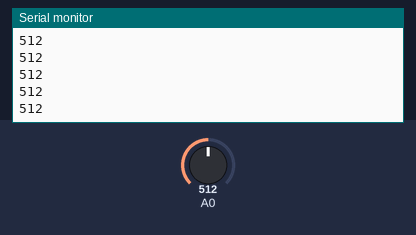
Recording of a program running on a simulated ESP8266 (NodeMCU). Parts: the last lines printed to the serial monitor. The test bench sets the inputs (shaded band); at power-on: A0 = 512. WiFi joins after 1.5 s; servers stay silent unless stated; no MQTT or app messages arrive unless stated; not simulated (calls return 0 or success): ../lib/credentials.h; names the files do not define were given values by the test bench: mqttPort = 1883.

Above: at 2.7 s.
2.8 s: A0 set to 716
At 2.86 s:
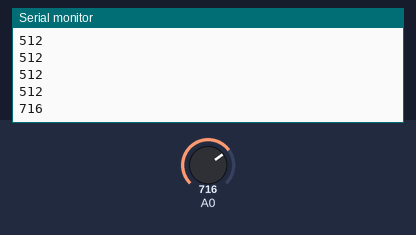
4.3 s: A0 set to 900
At 4.37 s:
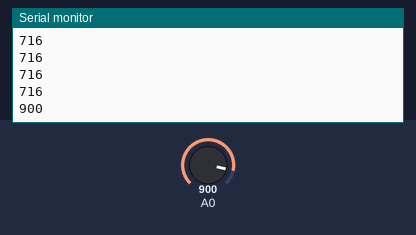
Timing chart, 0 to 7.3 s (numbered marks = the images above; inputs shaded):
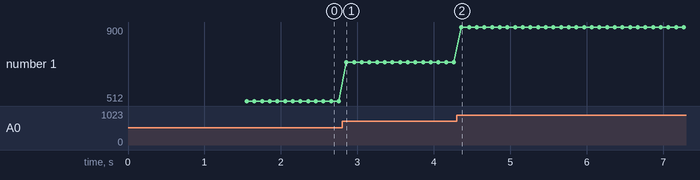

The program:

main.cpp
```cpp
#include <ESP8266WiFi.h>
#include <PubSubClient.h>
#include "../lib/credentials.h"

const char* ID = "nodemcu03";               // Device ID
const char* TOPIC = "node/nodemcu03";
const char* NODESTATUS = "node/status";

int OB_LED = 16;        // Assign LED1 to pin GPIO2
int MQTT_LED = 2;    // Assign LED1 to pin GPIO16

int ob_sts = HIGH;

unsigned long lasttime = 0;

// const char* mqttUser = "otfxknod";
// const char* mqttPassword = "nSuUc1dDLygF";

// WiFiClientSecure espClient;
WiFiClient espClient;
PubSubClient client(espClient);

// BearSSL::X509List cert(ca_crt);

void callback(char* topic, byte* payload, unsigned int length) {
  Serial.print("Message arrived [");
  Serial.print(topic);
  Serial.print("] ");
  for (unsigned int i = 0; i < length; i++) {
    Serial.print((char)payload[i]);
  }
  Serial.println();
  ob_sts = LOW;
}

void wifi_connect(){
  WiFi.begin(SSID, PASSWORD);

  while (WiFi.status() != WL_CONNECTED) {
    delay(500);
  }
}

void mqtt_connect() {
  digitalWrite(MQTT_LED, LOW);

  while (!client.connected()) {
    if (client.connect(ID)) {
      digitalWrite(MQTT_LED, HIGH);

      client.publish(NODESTATUS, ID); // Update Node Status
      client.subscribe(TOPIC);
    } else {
      Serial.print("failed, rc=");
      Serial.print(client.state());
      Serial.println(" try again in 500 miliseconds");
      delay(500);
    }
  }
}

void setup() {

  Serial.begin(115200);
  // pinMode(2, INPUT);

  // initialize GPIO2 and GPIO16 as an output
  // pinMode(OB_LED, OUTPUT);
  // pinMode(MQTT_LED, OUTPUT);

  // digitalWrite(OB_LED, HIGH);
  // digitalWrite(MQTT_LED, LOW);

  // // espClient.setCACert(ca_crt, sizeof(ca_crt)); // Set the CA certificate for verification
  // espClient.setInsecure(); // Allow insecure connection for testing purposes
  // // delay(500);

  wifi_connect();

  client.setServer(mqttServer, mqttPort);
  client.setCallback(callback);

  mqtt_connect();

}

void loop() {
  if (WiFi.status() != WL_CONNECTED) {
    wifi_connect();
  }
  if (!client.connected()) {
    mqtt_connect();
  }else{
  //   client.loop();

  //   unsigned long now = millis();
  //   if (now - lasttime > 1000) {
  //     lasttime = now;
  //     client.publish(NODESTATUS, ID);
  //     digitalWrite(OB_LED, ob_sts);
  //     digitalWrite(MQTT_LED, LOW);
  //   }
  //   if (now - lasttime > 500) {
  //     digitalWrite(OB_LED, HIGH);
  //     digitalWrite(MQTT_LED, HIGH);
  //   }
  Serial.println(analogRead(A0));
  // client.publish(NODESTATUS, ID);
  }

  delay(100);
}
```

Measured:
- after the input at 2.8 s, the serial monitor: prints a new line after 0.06 s (image 1)
- after the input at 4.3 s, the serial monitor: prints a new line after 0.06 s (image 2)
- plotted number 1: 512 → 716 after the input at 2.8 s, 716 → 900 after the input at 4.3 s
